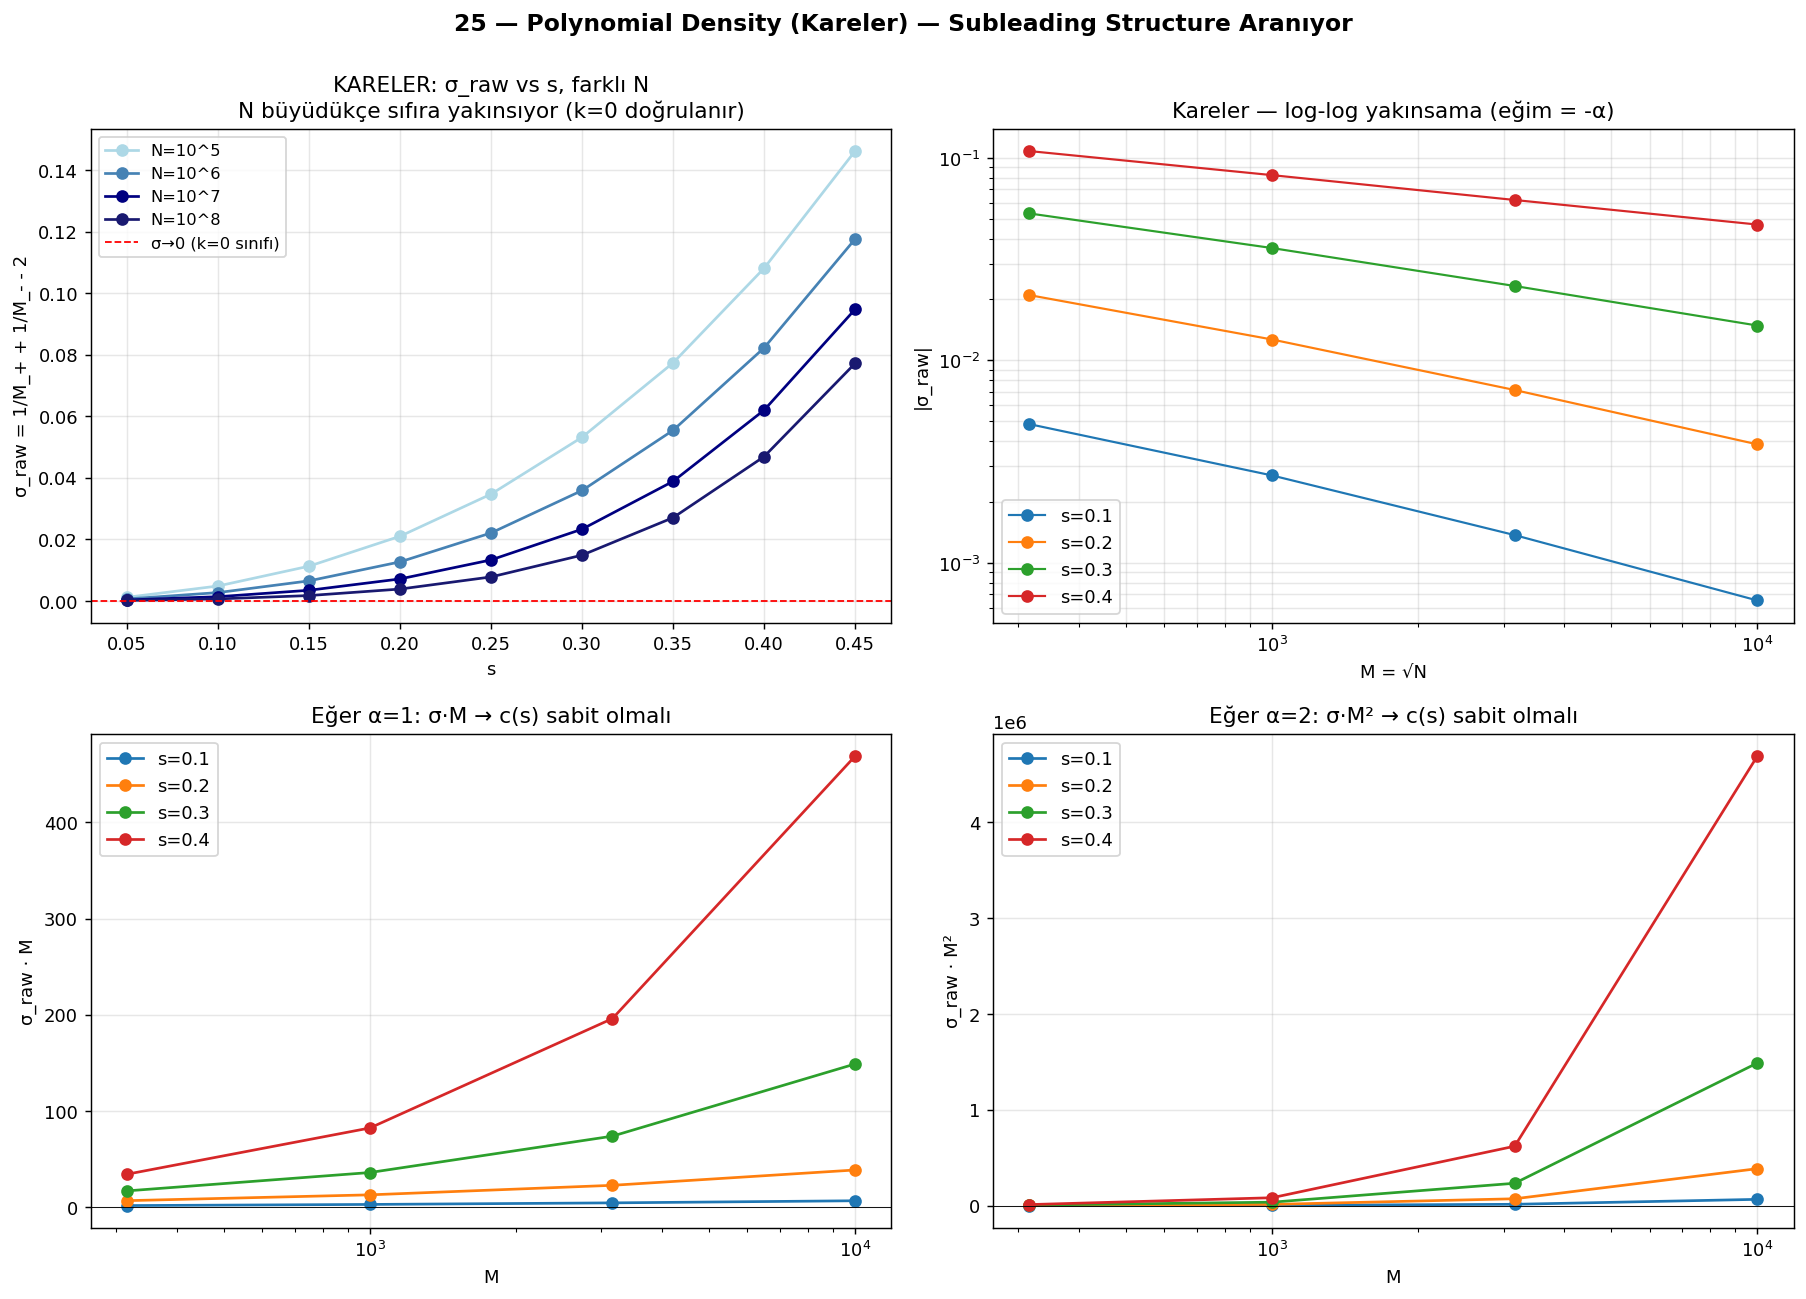

This figure's Python source:
"""
25 — Open Problem 2: Polynomial-Density Diziler
=================================================

Paper Open Problem 2: kareler, küpler için σ_S(s) → 0 ama "non-trivial
subleading structure" var. Henüz karakterize edilmemiş.

Test:
  - Kareler {n² : n ≤ M=√N}
  - Küpler {n³ : n ≤ M=N^(1/3)}
  - σ_S(s, N) için N tarama
  - Yakınsama hızı: σ · N^p → c(s) hangi p için?
  - c(s) için kapalı form var mı?
"""

import numpy as np
import matplotlib.pyplot as plt
from pathlib import Path
from math import log

def fast_M_plus(s, seq, Npairs):
    cum = 0.0; S = 0.0
    for x in seq:
        xs = x**s
        if cum > 0: S += cum / xs
        cum += xs
    return S / Npairs

def fast_M_minus(s, seq, Npairs):
    cum_inv = 0.0; S = 0.0
    for q in seq:
        qs = q**s
        if cum_inv > 0: S += qs * cum_inv
        cum_inv += 1.0 / qs
    return S / Npairs

def sigma_emp(seq, s, N_for_log=None):
    """σ_S(s) = (1/M_+ + 1/M_- - 2) · log²N (paper tanımı)
       AMA polynomial için log²N normalize yanlış olabilir.
       Burada log faktörü olmadan ham deviation döndür."""
    n = len(seq); Npairs = n*(n-1)//2
    Mp = fast_M_plus(s, seq, Npairs)
    Mm = fast_M_minus(s, seq, Npairs)
    raw = 1/Mp + 1/Mm - 2     # ham fark
    return raw, Mp, Mm

# ============================================================
# Kareler ve küpler için seqler üret
# ============================================================
print("Diziler hazırlanıyor...")
N_max = 10**8

squares_dict = {}
cubes_dict = {}
for N in [10**5, 10**6, 10**7, 10**8]:
    M_sq = int(np.sqrt(N))
    M_cu = int(N**(1/3))
    squares_dict[N] = np.arange(2, M_sq+1).astype(np.float64)**2
    cubes_dict[N]   = np.arange(2, M_cu+1).astype(np.float64)**3
    print(f"  N=10^{int(np.log10(N))}: kareler {len(squares_dict[N])}, küpler {len(cubes_dict[N])}")

# ============================================================
# σ_raw hesapla, s tarama
# ============================================================
s_grid = np.array([0.05, 0.1, 0.15, 0.2, 0.25, 0.3, 0.35, 0.4, 0.45])

print(f"\n=== KARELER ===")
print(f"{'s':>5} | {'N=10⁵':>15} | {'N=10⁶':>15} | {'N=10⁷':>15} | {'N=10⁸':>15}")
sq_results = {}
for s in s_grid:
    row = [s]
    for N in [10**5, 10**6, 10**7, 10**8]:
        raw, Mp, Mm = sigma_emp(squares_dict[N], s)
        row.append(raw)
        sq_results[(s, N)] = raw
    print(f"{s:>5.2f} | {row[1]:>+15.8f} | {row[2]:>+15.8f} | {row[3]:>+15.8f} | {row[4]:>+15.8f}")

print(f"\n=== KÜPLER ===")
print(f"{'s':>5} | {'N=10⁵':>15} | {'N=10⁶':>15} | {'N=10⁷':>15} | {'N=10⁸':>15}")
cu_results = {}
for s in s_grid:
    row = [s]
    for N in [10**5, 10**6, 10**7, 10**8]:
        raw, Mp, Mm = sigma_emp(cubes_dict[N], s)
        row.append(raw)
        cu_results[(s, N)] = raw
    print(f"{s:>5.2f} | {row[1]:>+15.8f} | {row[2]:>+15.8f} | {row[3]:>+15.8f} | {row[4]:>+15.8f}")

# ============================================================
# Yakınsama hızı: σ_raw · M^p → c(s) hangi p?
# ============================================================
# M kareler için √N, küpler için N^(1/3)
# Log-log fit: log|σ_raw| vs log M
print(f"\n=== KARELER YAKINSAMA HIZI (log|σ| vs log M) ===")
print(f"{'s':>5} | {'eğim p (lineer fit)':>22} | {'tahmin formu':>30}")
Ns = [10**5, 10**6, 10**7, 10**8]
Ms_sq = [int(np.sqrt(N)) for N in Ns]
for s in s_grid:
    vals = [abs(sq_results[(s, N)]) for N in Ns]
    log_M = np.log(Ms_sq)
    log_v = np.log(vals)
    slope, _ = np.polyfit(log_M, log_v, 1)
    print(f"{s:>5.2f} | {slope:>22.4f} | M^{slope:.2f}")

print(f"\n=== KÜPLER YAKINSAMA HIZI ===")
Ms_cu = [int(N**(1/3)) for N in Ns]
for s in s_grid:
    vals = [abs(cu_results[(s, N)]) for N in Ns]
    log_M = np.log(Ms_cu)
    log_v = np.log(vals)
    slope, _ = np.polyfit(log_M, log_v, 1)
    print(f"{s:>5.2f} | {slope:>22.4f} | M^{slope:.2f}")

# ============================================================
# Eğer yakınsama M^-α ise, α(s) ne? Sabit mi yoksa s-bağımlı?
# Sabit ise: σ_raw · M^α → c(s), bu c(s)'in kapalı formunu ara
# ============================================================
print(f"\n=== ÖZGÜN YENİ SORU: yakınsama üssü α(s) ===")
print(f"Kareler için, M=√N: eğer α=1 (σ ~ 1/M), σ · M ~ c(s)")
print(f"Bu c(s)'ye bakalım:\n")
print(f"{'s':>5} | {'σ_raw · M':>15} {'(N=10⁵)':>10} {'(N=10⁶)':>10} {'(N=10⁷)':>10} {'(N=10⁸)':>10}")
for s in s_grid:
    vals = [sq_results[(s, N)] * Ms_sq[i] for i, N in enumerate(Ns)]
    print(f"{s:>5.2f} | {vals[0]:>+15.4f} {'':>10} {vals[1]:>+10.4f} {vals[2]:>+10.4f} {vals[3]:>+10.4f}")

# Ya M^2 normalize ise?
print(f"\n{'s':>5} | {'σ_raw · M²':>15} {'(N=10⁵)':>10} {'(N=10⁶)':>10} {'(N=10⁷)':>10} {'(N=10⁸)':>10}")
for s in s_grid:
    vals = [sq_results[(s, N)] * Ms_sq[i]**2 for i, N in enumerate(Ns)]
    print(f"{s:>5.2f} | {vals[0]:>+15.4f} {'':>10} {vals[1]:>+10.2f} {vals[2]:>+10.2f} {vals[3]:>+10.2f}")

# ============================================================
# Plot
# ============================================================
fig, axes = plt.subplots(2, 2, figsize=(14, 10))

# (1) Kareler σ_raw vs s, farklı N
ax = axes[0, 0]
colors = ["lightblue", "steelblue", "navy", "midnightblue"]
for N, c in zip(Ns, colors):
    vals = [sq_results[(s, N)] for s in s_grid]
    ax.plot(s_grid, vals, "o-", lw=1.5, ms=6, color=c,
            label=f"N=10^{int(np.log10(N))}")
ax.axhline(0, color="red", lw=1, ls="--", label="σ→0 (k=0 sınıfı)")
ax.set_xlabel("s")
ax.set_ylabel("σ_raw = 1/M_+ + 1/M_- - 2")
ax.set_title("KARELER: σ_raw vs s, farklı N\nN büyüdükçe sıfıra yakınsıyor (k=0 doğrulanır)")
ax.legend(fontsize=9)
ax.grid(alpha=0.3)

# (2) log-log yakınsama
ax = axes[0, 1]
for s in [0.1, 0.2, 0.3, 0.4]:
    vals = [abs(sq_results[(s, N)]) for N in Ns]
    ax.loglog(Ms_sq, vals, "o-", lw=1.2, ms=6, label=f"s={s}")
ax.set_xlabel("M = √N")
ax.set_ylabel("|σ_raw|")
ax.set_title("Kareler — log-log yakınsama (eğim = -α)")
ax.legend(fontsize=10)
ax.grid(alpha=0.3, which="both")

# (3) σ · M (eğer α=1 ise sabit olmalı)
ax = axes[1, 0]
for s in [0.1, 0.2, 0.3, 0.4]:
    vals = [sq_results[(s, N)] * Ms_sq[i] for i, N in enumerate(Ns)]
    ax.semilogx(Ms_sq, vals, "o-", lw=1.5, ms=6, label=f"s={s}")
ax.axhline(0, color="black", lw=0.5)
ax.set_xlabel("M")
ax.set_ylabel("σ_raw · M")
ax.set_title("Eğer α=1: σ·M → c(s) sabit olmalı")
ax.legend(fontsize=10)
ax.grid(alpha=0.3)

# (4) σ · M² (eğer α=2 ise)
ax = axes[1, 1]
for s in [0.1, 0.2, 0.3, 0.4]:
    vals = [sq_results[(s, N)] * Ms_sq[i]**2 for i, N in enumerate(Ns)]
    ax.semilogx(Ms_sq, vals, "o-", lw=1.5, ms=6, label=f"s={s}")
ax.axhline(0, color="black", lw=0.5)
ax.set_xlabel("M")
ax.set_ylabel("σ_raw · M²")
ax.set_title("Eğer α=2: σ·M² → c(s) sabit olmalı")
ax.legend(fontsize=10)
ax.grid(alpha=0.3)

plt.suptitle("25 — Polynomial Density (Kareler) — Subleading Structure Aranıyor",
             fontsize=13, fontweight="bold", y=0.998)
plt.tight_layout()

out = Path(__file__).parent / "25_polynomial_density.png"
plt.savefig(out, dpi=130, bbox_inches="tight")
print(f"\nKaydedildi: {out}")
